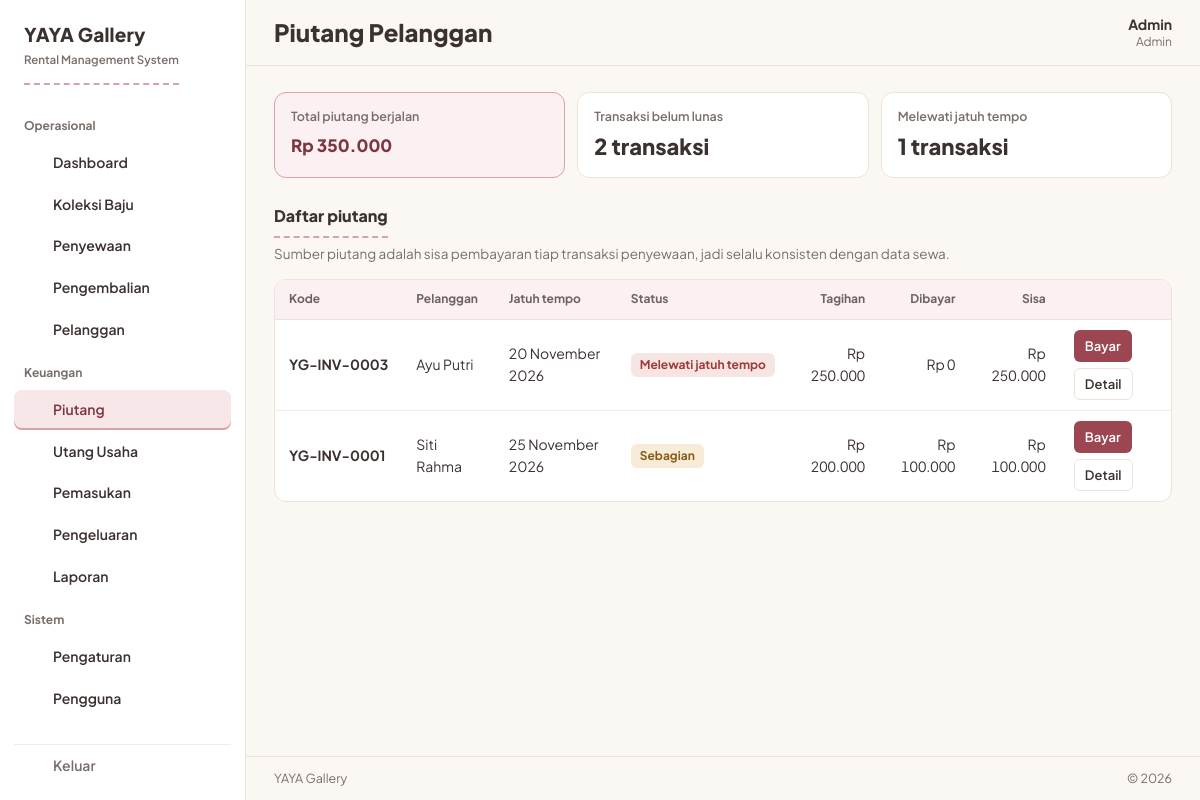
Screenshot of /pages/piutang.php (signed in) with the database file from the repository.
### tables this page shows
CREATE TABLE settings (
  id TINYINT UNSIGNED PRIMARY KEY DEFAULT 1 CHECK (id = 1),
  business_name VARCHAR(100) NOT NULL DEFAULT 'YAYA Gallery',
  logo VARCHAR(255) DEFAULT NULL,
  address VARCHAR(255) DEFAULT NULL,
  phone VARCHAR(30) DEFAULT NULL,
  late_fee_per_day DECIMAL(12,2) NOT NULL DEFAULT 0,
  default_deposit DECIMAL(12,2) NOT NULL DEFAULT 0,
  invoice_notes TEXT
);

CREATE TABLE users (
  id INT UNSIGNED AUTO_INCREMENT PRIMARY KEY,
  name VARCHAR(100) NOT NULL,
  username VARCHAR(50) NOT NULL UNIQUE,
  password_hash VARCHAR(255) NOT NULL,
  role ENUM('admin','karyawan') NOT NULL DEFAULT 'karyawan',
  is_active TINYINT(1) NOT NULL DEFAULT 1,
  created_at TIMESTAMP NOT NULL DEFAULT CURRENT_TIMESTAMP
);

CREATE TABLE rentals (
  id INT UNSIGNED AUTO_INCREMENT PRIMARY KEY,
  code VARCHAR(30) NOT NULL UNIQUE,
  customer_id INT UNSIGNED NOT NULL,
  user_id INT UNSIGNED DEFAULT NULL,
  rent_date DATE NOT NULL,
  pickup_date DATE DEFAULT NULL,
  return_date DATE DEFAULT NULL,
  due_date DATE DEFAULT NULL,
  actual_return_date DATE DEFAULT NULL,
  deposit DECIMAL(12,2) NOT NULL DEFAULT 0,
  deposit_used TINYINT(1) NOT NULL DEFAULT 0,
  discount DECIMAL(12,2) NOT NULL DEFAULT 0,
  extra_fee DECIMAL(12,2) NOT NULL DEFAULT 0,
  late_fee DECIMAL(12,2) NOT NULL DEFAULT 0,
  damage_fee DECIMAL(12,2) NOT NULL DEFAULT 0,
  subtotal DECIMAL(12,2) NOT NULL DEFAULT 0,
  total DECIMAL(12,2) NOT NULL DEFAULT 0,
  payment_method ENUM('cash','transfer','qris','lainnya') NOT NULL DEFAULT 'cash',
  status ENUM('booking','disewa','dikembalikan','batal') NOT NULL DEFAULT 'booking',
  notes TEXT,
  created_at TIMESTAMP NOT NULL DEFAULT CURRENT_TIMESTAMP,
  FOREIGN KEY (customer_id) REFERENCES customers(id),
  FOREIGN KEY (user_id) REFERENCES users(id) ON DELETE SET NULL,
  INDEX (status), INDEX (rent_date), INDEX (return_date)
);

CREATE TABLE customers (
  id INT UNSIGNED AUTO_INCREMENT PRIMARY KEY,
  name VARCHAR(100) NOT NULL,
  whatsapp VARCHAR(20) DEFAULT NULL,
  address VARCHAR(255) DEFAULT NULL,
  notes TEXT,
  created_at TIMESTAMP NOT NULL DEFAULT CURRENT_TIMESTAMP
);

### app/config.php (called while the page is built, shortened)
<?php
$DB_HOST = '127.0.0.1';
$DB_NAME = 'yaya_gallery';
$DB_USER = 'root';
$DB_PASS = '';
try {
    $pdo = new PDO(
        'mysql:host=' . $DB_HOST . ';dbname=' . $DB_NAME . ';charset=utf8mb4',
        $DB_USER,
        $DB_PASS,
        [
            PDO::ATTR_ERRMODE            => PDO::ERRMODE_EXCEPTION,
            PDO::ATTR_DEFAULT_FETCH_MODE => PDO::FETCH_ASSOC,
        ]
    );
} catch (PDOException $e) {
    http_response_code(500);
    echo '<!doctype html><html lang="id"><head><meta charset="utf-8"><meta name="viewport" content="width=device-width, initial-scale=1"><title>YAYA Gallery</title></head>'
        . '<body style="font-family:system-ui,sans-serif;background:#FBF7F2;color:#3B3230;max-width:560px;margin:96px auto;line-height:1.6">'
        . '<h1 style="font-size:22px">Database belum siap</h1>'
        . '<p>Aplikasi tidak bisa terhubung ke MySQL. Periksa kredensial di <code>app/config.local.php</code>, lalu import skema dari <code>database/database.sql</code> lewat phpMyAdmin.</p></body></html>';
    exit;
}
function u(string $path): string
{
    return APP_BASE . '/' . ltrim($path, '/');
}
function db(): PDO
{
    global $pdo;
    return $pdo;
}
function q(string $sql, array $params = []): PDOStatement
{
    $st = db()->prepare($sql);
    $st->execute($params);
    return $st;
}
function qall(string $sql, array $params = []): array
{
    return q($sql, $params)->fetchAll();
}
function qone(string $sql, array $params = []): ?array
{
    $row = q($sql, $params)->fetch();
    return $row === false ? null : $row;
}
function settings(): array
{
    static $s = null;
    if ($s === null) {
        $s = qone('SELECT * FROM settings WHERE id = 1') ?: [];
    }
    return $s;
}
function e(mixed $v): string
{
    return htmlspecialchars((string)$v, ENT_QUOTES, 'UTF-8');
}
function rupiah($n): string
{
    return 'Rp ' . number_format((float)$n, 0, ',', '.');
}
function angka($n): string
{
    return number_format((float)$n, 0, ',', '.');
}
function bulan_indo(int $m): string
{
    static $b = [1 => 'Januari', 'Februari', 'Maret', 'April', 'Mei', 'Juni', 'Juli', 'Agustus', 'September', 'Oktober', 'November', 'Desember'];
    return $b[$m];
}
function tgl(?string $d): string
{
    $t = strtotime($d);
    return date('j', $t) . ' ' . bulan_indo((int)date('n', $t)) . ' ' . date('Y', $t);
}

### app/auth.php (called while the page is built, shortened)
<?php
require_once __DIR__ . '/config.php';
function current_user(): ?array
{
    static $u = false;
    if ($u === false) {
        $u = null;
        if (!empty($_SESSION['user_id'])) {
            $u = qone('SELECT id, name, username, role FROM users WHERE id = ? AND is_active = 1', [$_SESSION['user_id']]);
        }
    }
    return $u;
}
function require_login(): void
{
    if (!current_user()) {
        redirect(u('login.php'));
    }
}

### pages/piutang.php (the view, shortened to what this page needs)
<?php
require_once __DIR__ . '/../app/layout.php';
require_login();
$piutang = qall(
    "SELECT r.id, r.code, r.total, r.due_date, r.status, c.name AS customer, COALESCE(p.paid,0) AS paid
     FROM rentals r
     JOIN customers c ON c.id = r.customer_id
     LEFT JOIN (SELECT rental_id, SUM(amount) paid FROM incomes GROUP BY rental_id) p ON p.rental_id = r.id
     WHERE r.status <> 'batal' AND r.total > COALESCE(p.paid,0)
     ORDER BY COALESCE(r.due_date, r.return_date) ASC, r.id ASC"
);
$today = date('Y-m-d');
$totalSisa = 0;
$jatuhTempo = 0;
foreach ($piutang as $p) {
    $sisa = (float)$p['total'] - (float)$p['paid'];
    $totalSisa += $sisa;
    $due = $p['due_date'] ?: $p['return_date'];
    if ($due && $due < $today) {
        $jatuhTempo++;
    }
}
page_start('Piutang Pelanggan', 'piutang.php');
?>
<div class="statgrid">
    <div class="stat rose">
        <span class="stat-label">Total piutang berjalan</span>
        <span class="stat-value money"><?= rupiah($totalSisa) ?></span>
    </div>
    <div class="stat">
        <span class="stat-label">Transaksi belum lunas</span>
        <span class="stat-value"><?= count($piutang) ?> transaksi</span>
    </div>
    <div class="stat">
        <span class="stat-label">Melewati jatuh tempo</span>
        <span class="stat-value"><?= $jatuhTempo ?> transaksi</span>
    </div>
</div>
<section class="section">
    <h2>Daftar piutang</h2>
    <p class="section-sub">Sumber piutang adalah sisa pembayaran tiap transaksi penyewaan, jadi selalu konsisten dengan data sewa.</p>
    <?php if (!$piutang): ?>
        <?= empty_state('Semua tagihan pelanggan sudah lunas.', 'Lihat penyewaan', 'sewa.php') ?>
    <?php else: ?>
        <div class="table-wrap">
            <table>
                <thead>
                <tr>
                    <th>Kode</th><th>Pelanggan</th><th>Jatuh tempo</th><th>Status</th>
                    <th class="num hide-sm">Tagihan</th><th class="num hide-sm">Dibayar</th><th class="num">Sisa</th><th></th>
                </tr>
                </thead>
                <tbody>
                <?php foreach ($piutang as $p): ?>
                    <?php
                    $sisa = (float)$p['total'] - (float)$p['paid'];
                    $due = $p['due_date'] ?: $p['return_date'];
                    $telat = $due && $due < $today;
                    if ($telat) {
                        $stHtml = '<span class="badge st-late">Melewati jatuh tempo</span>';
                    } elseif ((float)$p['paid'] > 0) {
                        $stHtml = badge('sebagian');
                    } else {
                        $stHtml = badge('belum_lunas');
                    }
                    ?>
                    <tr>
                        <td class="cell-main table-code"><?= e($p["code"]) ?></td>
                        <td><?= e($p['customer']) ?></td>
                        <td><?= tgl($due) ?></td>
                        <td><?= $stHtml ?></td>
                        <td class="num hide-sm"><?= rupiah($p["total"]) ?></td>
                        <td class="num hide-sm"><?= rupiah($p["paid"]) ?></td>
                        <td class="num"><?= rupiah($sisa) ?></td>
                        <td>
                            <span class="rowactions">
                                <button type="button" class="btn btn-primary btn-sm" data-bayar data-dialog="bayarDialog" data-id="<?= (int)$p['id'] ?>" data-sisa="<?= angka($sisa) ?>">Bayar</button>
                                <a class="btn btn-ghost btn-sm" href="sewa_detail.php?id=<?= (int)$p['id'] ?>">Detail</a>
                            </span>
                        </td>
                    </tr>
                <?php endforeach; ?>
                </tbody>
            </table>
        </div>
    <?php endif; ?>
</section>
<?php
page_end();

### app/layout.php (shortened to what this page needs)
<?php
require_once __DIR__ . '/auth.php';
function icon(string $name): string
{
    $paths = [
        'dashboard'   => '<rect x="3.5" y="3.5" width="7" height="7" rx="1.5"/><rect x="13.5" y="3.5" width="7" height="7" rx="1.5"/><rect x="3.5" y="13.5" width="7" height="7" rx="1.5"/><rect x="13.5" y="13.5" width="7" height="7" rx="1.5"/>',
        'koleksi'     => '<path d="M13 6.7a2 2 0 1 0-2-2"/><path d="M13 6.7v.9L4.6 14a1.25 1.25 0 0 0 .75 2.25h13.3A1.25 1.25 0 0 0 19.4 14Z"/>',
        'sewa'        => '<rect x="3.5" y="5" width="17" height="15.5" rx="2"/><path d="M8 3v4M16 3v4M3.5 10.5h17"/><path d="m9.8 15.4 1.7 1.7 3.4-3.4"/>',
        'pengembalian'=> '<path d="M9.5 14.5 4.5 9.5l5-5"/><path d="M4.5 9.5h9.5a5.75 5.75 0 0 1 0 11.5H11"/>',
        'pelanggan'   => '<circle cx="12" cy="8" r="3.4"/><path d="M5.5 20a6.5 6.5 0 0 1 13 0"/>',
        'piutang'     => '<path d="M6.5 3.5h7.5l4.5 4.5v12a.5.5 0 0 1-.5.5H6.5a.5.5 0 0 1-.5-.5V4a.5.5 0 0 1 .5-.5Z"/><path d="M14 3.5V8h4.5"/><path d="M9.75 14.75h4.5M12 12.5v4.5"/>',
        'utang'       => '<path d="M6.5 3.5h7.5l4.5 4.5v12a.5.5 0 0 1-.5.5H6.5a.5.5 0 0 1-.5-.5V4a.5.5 0 0 1 .5-.5Z"/><path d="M14 3.5V8h4.5"/><path d="M9.75 14.75h4.5"/>',
        'pemasukan'   => '<path d="M12 3.5v8.5M8.5 8.5 12 12l3.5-3.5"/><path d="M4 13.5v5A1.5 1.5 0 0 0 5.5 20h13a1.5 1.5 0 0 0 1.5-1.5v-5"/>',
        'pengeluaran' => '<path d="M12 12.5V4M8.5 7.5 12 4l3.5 3.5"/><path d="M4 13.5v5A1.5 1.5 0 0 0 5.5 20h13a1.5 1.5 0 0 0 1.5-1.5v-5"/>',
        'laporan'     => '<path d="M5 20v-8M12 20V6M19 20V9.5"/>',
        'pengaturan'  => '<path d="M4 7h8.5M17.5 7H20M4 17h2.5M11.5 17H20"/><circle cx="15" cy="7" r="2.2"/><circle cx="9" cy="17" r="2.2"/>',
        'pengguna'    => '<circle cx="9" cy="8.5" r="3"/><path d="M3.5 19.5a5.5 5.5 0 0 1 11 0"/><circle cx="16.8" cy="9.5" r="2.4"/><path d="M14.8 19.5h5.7a4.6 4.6 0 0 0-4-4.6"/>',
        'logout'      => '<path d="M9.5 4H5.5A1.5 1.5 0 0 0 4 5.5v13A1.5 1.5 0 0 0 5.5 20h4M15 8l4 4-4 4M19 12H8.5"/>',
        'cuci'        => '<rect x="3.5" y="3.5" width="17" height="17" rx="2"/><circle cx="12" cy="12" r="5"/><path d="M12 9.5v2.5l1.8 1.8"/>',
        'wa'          => '<path d="M12 3.5a8.5 8.5 0 0 0-7.3 12.8L3.5 20.5l4.3-1.1A8.5 8.5 0 1 0 12 3.5Z"/><path d="M9.2 8.7c.6 2.9 2.4 4.6 5.3 5.3l.9-1.6-1.9-.9-.8.7a5.3 5.3 0 0 1-1.7-1.7l.7-.8-.9-1.9Z"/>',
        'print'       => '<path d="M7 8V3.5h10V8"/><rect x="4" y="8" width="16" height="8" rx="1.5"/><path d="M7 13.5h10v7H7z"/>',
    ];
    $label = [
        'dashboard' => 'Dashboard', 'koleksi' => 'Koleksi', 'sewa' => 'Penyewaan', 'pengembalian' => 'Pengembalian',
        'pelanggan' => 'Pelanggan', 'piutang' => 'Piutang', 'utang' => 'Utang', 'pemasukan' => 'Pemasukan',
        'pengeluaran' => 'Pengeluaran', 'laporan' => 'Laporan', 'pengaturan' => 'Pengaturan', 'pengguna' => 'Pengguna',
        'logout' => 'Keluar', 'cuci' => 'Laundry', 'wa' => 'WhatsApp', 'print' => 'Cetak',
    ];
    return '<svg viewBox="0 0 24 24" class="ic" fill="none" stroke="currentColor" stroke-width="1.7" stroke-linecap="round" stroke-linejoin="round" aria-hidden="true">' . ($paths[$name] ?? '') . '</svg>';
}
function badge(string $status): string
{
    $map = [
        'tersedia'        => ['Tersedia', 'st-ok'],
        'booking'         => ['Booking', 'st-book'],
        'disewa'          => ['Disewa', 'st-out'],
        'terlambat'       => ['Terlambat', 'st-late'],
        'dicuci'          => ['Dicuci', 'st-wash'],
        'perbaikan'       => ['Perbaikan', 'st-fix'],
        'tidak_tersedia'  => ['Tidak tersedia', 'st-off'],
        'baik'            => ['Baik', 'st-ok'],
        'perlu_perbaikan' => ['Perlu perbaikan', 'st-fix'],
        'rusak'           => ['Rusak', 'st-late'],
        'hilang'          => ['Hilang', 'st-late'],
        'dikembalikan'    => ['Dikembalikan', 'st-ok'],
        'batal'           => ['Batal', 'st-off'],
        'dp'              => ['DP', 'st-book'],
        'pelunasan'       => ['Pelunasan', 'st-ok'],
        'denda'           => ['Denda', 'st-late'],
        'kerusakan'       => ['Kerusakan', 'st-late'],
        'lainnya'         => ['Lainnya', 'st-off'],
        'cash'            => ['Tunai', 'st-off'],
        'transfer'        => ['Transfer', 'st-wash'],
        'qris'            => ['QRIS', 'st-wash'],
        'belum_lunas'     => ['Belum lunas', 'st-late'],
        'sebagian'        => ['Sebagian', 'st-book'],
        'lunas'           => ['Lunas', 'st-ok'],
    ];
    [$label, $cls] = $map[$status] ?? [ucfirst(str_replace('_', ' ', $status)), 'st-off'];
    return '<span class="badge ' . $cls . '">' . e($label) . '</span>';
}
function nav_link(string $href, string $file, string $iconName, string $label, string $active): string
{
    $isActive = $active === $file;
    return '<a href="' . e(u($href)) . '"' . ($isActive ? ' aria-current="page"' : '') . '>'
        . icon($iconName) . '<span>' . e($label) . '</span>'
        . '</a>';
}
function page_start(string $title, string $active): void
{
    $s = settings();
    $user = current_user();
    $brand = $s['business_name'] ?: 'YAYA Gallery';
    $groups = [
        'Operasional' => [
            ['pages/dashboard.php', 'dashboard.php', 'dashboard', 'Dashboard'],
            ['pages/koleksi.php', 'koleksi.php', 'koleksi', 'Koleksi Baju'],
            ['pages/sewa.php', 'sewa.php', 'sewa', 'Penyewaan'],
            ['pages/pengembalian.php', 'pengembalian.php', 'pengembalian', 'Pengembalian'],
            ['pages/pelanggan.php', 'pelanggan.php', 'pelanggan', 'Pelanggan'],
        ],
        'Keuangan' => [
            ['pages/piutang.php', 'piutang.php', 'piutang', 'Piutang'],
            ['pages/utang.php', 'utang.php', 'utang', 'Utang Usaha'],
            ['pages/pemasukan.php', 'pemasukan.php', 'pemasukan', 'Pemasukan'],
            ['pages/pengeluaran.php', 'pengeluaran.php', 'pengeluaran', 'Pengeluaran'],
            ['pages/laporan.php', 'laporan.php', 'laporan', 'Laporan'],
        ],
    ];
    if ($user && $user['role'] === 'admin') {
        $groups['Sistem'] = [
            ['pages/pengaturan.php', 'pengaturan.php', 'pengaturan', 'Pengaturan'],
            ['pages/users.php', 'users.php', 'pengguna', 'Pengguna'],
        ];
    }
    ?>
<!doctype html>
<html lang="id">
<head>
<link rel="stylesheet" href="<?= u("assets/css/style.css") ?>">
</head>
<body>
<div class="shell">
    <aside class="sidebar" id="sidebar" aria-label="Menu utama">
        <p class="brand">
            <span class="brand-name"><?= e($brand) ?></span>
        </p>
        <p class="brand-sub">Rental Management System</p>
        <nav>
            <?php foreach ($groups as $groupName => $items): ?>
                <p class="nav-group"><?= e($groupName) ?></p>
                <?php foreach ($items as [$href, $file, $ic, $label]): ?>
                    <?= nav_link($href, $file, $ic, $label, $active) ?>
                <?php endforeach; ?>
            <?php endforeach; ?>
        </nav>
        <form method="post" action="<?= u("logout.php") ?>" class="nav-logout-form">
            <button type="submit" class="nav-logout"><?= icon('logout') ?><span>Keluar</span></button>
        </form>
    </aside>
    <div class="maincol">
        <header class="topbar">
            <h1><?= e($title) ?></h1>
            <div class="userchip">
                <span class="user-name"><?= e($user['name'] ?? '') ?></span>
                <span class="user-role"><?= e($user['role'] ?? '') ?></span>
            </div>
        </header>
        <main class="main" id="main">
<?php
}
function page_end(): void
{
    $s = settings();
    ?>
        </main>
        <footer class="appfoot"><span><?= e($s['business_name'] ?: 'YAYA Gallery') ?></span><span>&copy; <?= date('Y') ?></span></footer>
    </div>
</div>
</body>
</html>
<?php
}

### rows the page displays
settings: business_name "YAYA Gallery"
users: name "Admin", role "Admin"
rentals: code "YG-INV-0003", customer.name "Ayu Putri", due_date "20 November 2026", shows "Melewati jatuh tempo", total "Rp 250.000", paid "Rp 0", sisa "Rp 250.000"
rentals: code "YG-INV-0001", customer.name "Siti Rahma", due_date "25 November 2026", total "Rp 200.000", paid "Rp 100.000", sisa "Rp 100.000"

### other values shown
$groupName "Operasional"
$label "Dashboard"
$label "Koleksi Baju"
$label "Penyewaan"
$label "Pengembalian"
$label "Pelanggan"
$groupName "Keuangan"
$label "Piutang"
$label "Utang Usaha"
$label "Pemasukan"
$label "Pengeluaran"
$label "Laporan"
$groupName "Sistem"
$label "Pengaturan"
$label "Pengguna"
